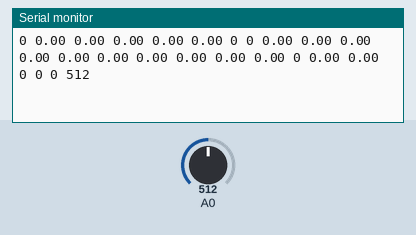
A sketch run on a simulated Arduino Uno, built with avr-gcc and run on an emulated ATmega328P. Shown: the last lines printed to the serial monitor. The inputs (shaded band) are chosen by the test bench; at power-on: A0 = 512.

Above: at 1.2 s.
1.3 s: A0 set to 106
At 1.52 s:
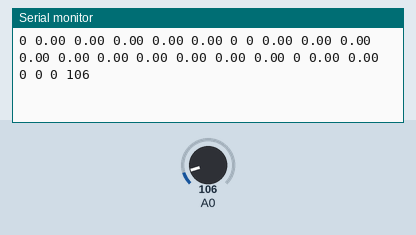
4.3 s: A0 set to 91
At 4.33 s:
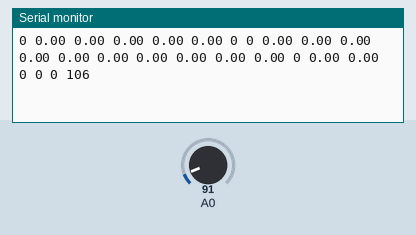
14.8 s: A0 set to 990
At 14.83 s:
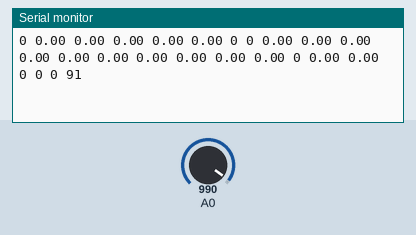
17.8 s: A0 set to 1011
At 24.74 s:
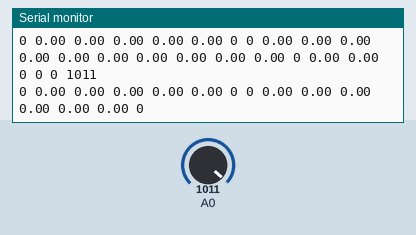

Measured:
- the behaviour switches between 999 and 1000 on A0 (found by bisection; images 3 and 4)
- after the input at 1.3 s, the serial monitor: prints a new line after 0.11 s (image 1)
- after the input at 17.8 s, the serial monitor: prints a new line after 0.17 s (image 4)

The sketch:

daq.ino
```cpp
#include <SPI.h>
#include <mcp2515.h>

#define GearRatio 2.7
#define radius_inch 9
#define Circumfrence 2 * 3.14 * 0.0000254 * radius_inch

struct can_frame canMsg;
MCP2515 mcp2515(10);
float Curr=0, InstVol=0, SOC=0, HighTemp=0, LowTemp=0, InputSupp=0;
int DtcFlag1=0, DtcFlag2=0;

float RPM=0, Speed=0, DutyCycle=0, InputVol=0, mc_AC_Curr=0, mc_DC_Curr=0;
float ControllerTemp=0, MotorTemp=0, Id=0, Iq=0;
int FaultCode=0, throttle=0, throttle_temp=0, limits_1=0, limits_2=0;
float prev_time = millis(), curr_time = millis(), Distance = 0;
String message, bms1, bms2, mc1, mc2, bps;
String message_found = "0 ";
int sensorval = 0;
void setup() {
  Serial.begin(9600);
  mcp2515.reset();
  mcp2515.setBitrate(CAN_500KBPS, MCP_8MHZ);
  mcp2515.setNormalMode();
}

void loop() {
  if (mcp2515.readMessage(&canMsg) == MCP2515::ERROR_OK) {
    message_found = "1 ";
    switch (canMsg.can_id){

      case 2147485360:
        Curr = (float)(canMsg.data[0]*256 + canMsg.data[1])/10;
        InstVol = (float)(canMsg.data[2]*256 + canMsg.data[3])/10;
        SOC = (float)canMsg.data[4]/2;
        HighTemp = canMsg.data[5];
        LowTemp = canMsg.data[6];
        break;

      case 2147485361:
        DtcFlag1 = canMsg.data[0]*256 + canMsg.data[1];
        DtcFlag2 = canMsg.data[2]*256 + canMsg.data[3];
        InputSupp = (float)(canMsg.data[4]*256 + canMsg.data[5])/10;
        break;

      case 2147483712:
        curr_time = millis();
        RPM = (canMsg.data[0]*16777216 + canMsg.data[1]*65536 + canMsg.data[2]*256 + canMsg.data[3])/10;
        Speed = RPM * Circumfrence * 60/ GearRatio;
        Distance += Speed*(curr_time - prev_time)/1000;
        prev_time = curr_time;
        DutyCycle = (canMsg.data[4]*256 + canMsg.data[5])/10;
        InputVol = (canMsg.data[6]*256 + canMsg.data[7]);
        break;

      case 2147483968:
        mc_AC_Curr = (canMsg.data[0]*256 + canMsg.data[1])/10;
        mc_DC_Curr = (canMsg.data[2]*256 + canMsg.data[3])/10;
        throttle = throttle_temp;
        break;

      case 2147484224:
        ControllerTemp = (float)(canMsg.data[0]*256 + canMsg.data[1])/10;
        MotorTemp = (float)(canMsg.data[2]*256 + canMsg.data[3])/10;
        FaultCode = canMsg.data[4];
        break;

      case 2147484480:
        Id = (canMsg.data[0]*16777216 + canMsg.data[1]*65536 + canMsg.data[2]*256 + canMsg.data[3])/100;
        Iq = (canMsg.data[4]*16777216 + canMsg.data[5]*65536 + canMsg.data[6]*256 + canMsg.data[7])/100;
        break;

      case 2147484736:
        throttle_temp=canMsg.data[0];
        limits_1=canMsg.data[4];
        limits_2=canMsg.data[5];
        break;

      default:
        Serial.println("ID not recognised");
    }
  }
  sensorval = analogRead(A0);
  bms1 = String(Curr) + " " + String(InstVol) + " " + String(SOC) + " " + String(HighTemp) + " " + String(LowTemp) + " ";
  bms2 = String(DtcFlag1) + " " + String(DtcFlag2) + " " + String(InputSupp) + " " ;
  mc1 = String(RPM) + " " + String(Speed) + " " +  String(Distance) + " " + String(DutyCycle) + " " + String(InputVol) + " " + String(mc_AC_Curr) +
   " " + String(mc_DC_Curr) + " " ;
  mc2 = String(ControllerTemp) + " " + String(MotorTemp) + " " + String(FaultCode) + " " + String(Id) + " " +String(Iq) +
   " " + String(throttle) + " " + String(limits_1) + " " + String(limits_2) + " " ;
  bps = String(sensorval);
  message = message_found + bms1 + bms2 + mc1 + mc2 + bps ;
  Serial.println(message);
  //delay(500);
  message_found = "0 ";
}
```
